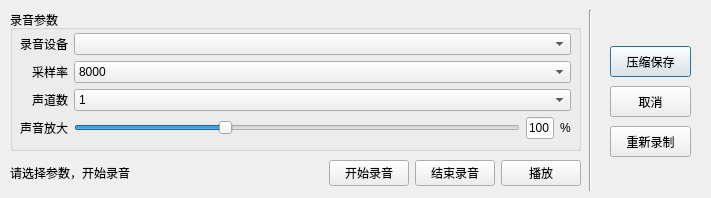
<?xml version="1.0" encoding="UTF-8"?>
<ui version="4.0">
 <class>Dialog</class>
 <widget class="QDialog" name="Dialog">
  <property name="geometry">
   <rect>
    <x>0</x>
    <y>0</y>
    <width>711</width>
    <height>198</height>
   </rect>
  </property>
  <property name="sizePolicy">
   <sizepolicy hsizetype="Fixed" vsizetype="Fixed">
    <horstretch>0</horstretch>
    <verstretch>0</verstretch>
   </sizepolicy>
  </property>
  <property name="minimumSize">
   <size>
    <width>711</width>
    <height>198</height>
   </size>
  </property>
  <property name="maximumSize">
   <size>
    <width>711</width>
    <height>198</height>
   </size>
  </property>
  <property name="windowTitle">
   <string>WAV音频录制</string>
  </property>
  <widget class="QPushButton" name="recSaveBtn">
   <property name="geometry">
    <rect>
     <x>610</x>
     <y>46</y>
     <width>81</width>
     <height>31</height>
    </rect>
   </property>
   <property name="mouseTracking">
    <bool>false</bool>
   </property>
   <property name="text">
    <string>压缩保存</string>
   </property>
   <property name="icon">
    <iconset theme="edit-redo">
     <normaloff>.</normaloff>.</iconset>
   </property>
  </widget>
  <widget class="QPushButton" name="recCancalBtn">
   <property name="geometry">
    <rect>
     <x>610</x>
     <y>86</y>
     <width>81</width>
     <height>31</height>
    </rect>
   </property>
   <property name="text">
    <string>取消</string>
   </property>
  </widget>
  <widget class="Line" name="line">
   <property name="geometry">
    <rect>
     <x>580</x>
     <y>10</y>
     <width>20</width>
     <height>181</height>
    </rect>
   </property>
   <property name="orientation">
    <enum>Qt::Vertical</enum>
   </property>
  </widget>
  <widget class="QWidget" name="layoutWidget">
   <property name="geometry">
    <rect>
     <x>10</x>
     <y>160</y>
     <width>571</width>
     <height>26</height>
    </rect>
   </property>
   <layout class="QHBoxLayout" name="horizontalLayout_2">
    <item>
     <widget class="QLabel" name="recInfoLabel">
      <property name="sizePolicy">
       <sizepolicy hsizetype="MinimumExpanding" vsizetype="Preferred">
        <horstretch>0</horstretch>
        <verstretch>0</verstretch>
       </sizepolicy>
      </property>
      <property name="text">
       <string>请选择参数，开始录音</string>
      </property>
     </widget>
    </item>
    <item>
     <widget class="QPushButton" name="startRecordBtn">
      <property name="text">
       <string>开始录音</string>
      </property>
     </widget>
    </item>
    <item>
     <widget class="QPushButton" name="stopRecordBtn">
      <property name="text">
       <string>结束录音</string>
      </property>
     </widget>
    </item>
    <item>
     <widget class="QPushButton" name="playRecordBtn">
      <property name="text">
       <string>播放</string>
      </property>
     </widget>
    </item>
   </layout>
  </widget>
  <widget class="QPushButton" name="recResetBtn">
   <property name="geometry">
    <rect>
     <x>610</x>
     <y>126</y>
     <width>81</width>
     <height>31</height>
    </rect>
   </property>
   <property name="text">
    <string>重新录制</string>
   </property>
  </widget>
  <widget class="QGroupBox" name="recParamGroup">
   <property name="geometry">
    <rect>
     <x>10</x>
     <y>10</y>
     <width>571</width>
     <height>141</height>
    </rect>
   </property>
   <property name="title">
    <string>录音参数</string>
   </property>
   <widget class="QWidget" name="formLayoutWidget">
    <property name="geometry">
     <rect>
      <x>10</x>
      <y>20</y>
      <width>551</width>
      <height>111</height>
     </rect>
    </property>
    <layout class="QFormLayout" name="formLayout">
     <property name="labelAlignment">
      <set>Qt::AlignRight|Qt::AlignTrailing|Qt::AlignVCenter</set>
     </property>
     <property name="formAlignment">
      <set>Qt::AlignLeading|Qt::AlignLeft|Qt::AlignVCenter</set>
     </property>
     <item row="0" column="0">
      <widget class="QLabel" name="label">
       <property name="text">
        <string>录音设备</string>
       </property>
       <property name="alignment">
        <set>Qt::AlignRight|Qt::AlignTrailing|Qt::AlignVCenter</set>
       </property>
      </widget>
     </item>
     <item row="0" column="1">
      <widget class="QComboBox" name="wavDeviceListComBox">
       <property name="sizePolicy">
        <sizepolicy hsizetype="MinimumExpanding" vsizetype="Fixed">
         <horstretch>0</horstretch>
         <verstretch>0</verstretch>
        </sizepolicy>
       </property>
      </widget>
     </item>
     <item row="1" column="0">
      <widget class="QLabel" name="label_2">
       <property name="text">
        <string>采样率</string>
       </property>
       <property name="alignment">
        <set>Qt::AlignRight|Qt::AlignTrailing|Qt::AlignVCenter</set>
       </property>
      </widget>
     </item>
     <item row="1" column="1">
      <widget class="QComboBox" name="wavSampleRateComBox">
       <item>
        <property name="text">
         <string>8000</string>
        </property>
       </item>
       <item>
        <property name="text">
         <string>11025</string>
        </property>
       </item>
       <item>
        <property name="text">
         <string>12000</string>
        </property>
       </item>
       <item>
        <property name="text">
         <string>22050</string>
        </property>
       </item>
       <item>
        <property name="text">
         <string>44100</string>
        </property>
       </item>
       <item>
        <property name="text">
         <string>48000</string>
        </property>
       </item>
      </widget>
     </item>
     <item row="2" column="1">
      <widget class="QComboBox" name="wavChannelComBox">
       <item>
        <property name="text">
         <string>1</string>
        </property>
       </item>
      </widget>
     </item>
     <item row="2" column="0">
      <widget class="QLabel" name="label_3">
       <property name="text">
        <string>声道数</string>
       </property>
      </widget>
     </item>
     <item row="3" column="0">
      <widget class="QLabel" name="label_4">
       <property name="text">
        <string>声音放大</string>
       </property>
      </widget>
     </item>
     <item row="3" column="1">
      <layout class="QHBoxLayout" name="horizontalLayout">
       <item>
        <widget class="QSlider" name="wavLargeSilder">
         <property name="sizePolicy">
          <sizepolicy hsizetype="MinimumExpanding" vsizetype="Fixed">
           <horstretch>0</horstretch>
           <verstretch>0</verstretch>
          </sizepolicy>
         </property>
         <property name="toolTipDuration">
          <number>1</number>
         </property>
         <property name="maximum">
          <number>300</number>
         </property>
         <property name="pageStep">
          <number>50</number>
         </property>
         <property name="sliderPosition">
          <number>100</number>
         </property>
         <property name="orientation">
          <enum>Qt::Horizontal</enum>
         </property>
        </widget>
       </item>
       <item>
        <widget class="QLineEdit" name="wavLargeInput">
         <property name="sizePolicy">
          <sizepolicy hsizetype="Fixed" vsizetype="Fixed">
           <horstretch>0</horstretch>
           <verstretch>0</verstretch>
          </sizepolicy>
         </property>
         <property name="maximumSize">
          <size>
           <width>28</width>
           <height>16777215</height>
          </size>
         </property>
         <property name="layoutDirection">
          <enum>Qt::RightToLeft</enum>
         </property>
         <property name="text">
          <string>100</string>
         </property>
         <property name="alignment">
          <set>Qt::AlignRight|Qt::AlignTrailing|Qt::AlignVCenter</set>
         </property>
        </widget>
       </item>
       <item>
        <widget class="QLabel" name="label_5">
         <property name="text">
          <string>%</string>
         </property>
        </widget>
       </item>
      </layout>
     </item>
    </layout>
   </widget>
  </widget>
 </widget>
 <resources/>
 <connections/>
</ui>
